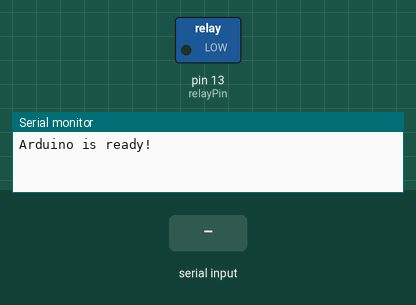
Recording of a sketch running on a simulated Arduino Uno, built with avr-gcc and run on an emulated ATmega328P. Shown: switched loads named in the sketch (green lamp = pin HIGH), the last lines printed to the serial monitor. Inputs (shaded band) come from the test bench.

Above: at 1.2 s.
1.3 s: "1" received over Serial
At 2.1 s:
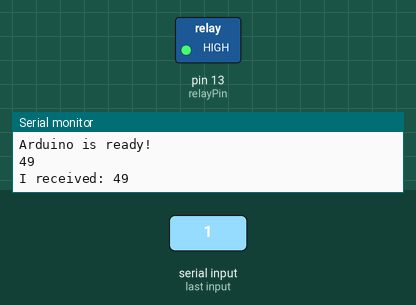
2.8 s: "0" received over Serial
At 3.2 s:
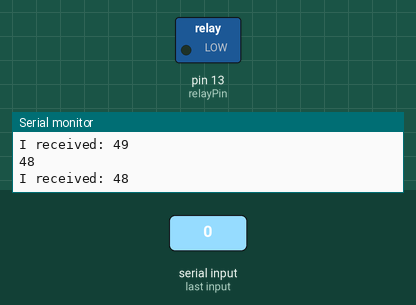
Timing chart, 0 to 5.8 s (numbered marks = the images above; inputs shaded):
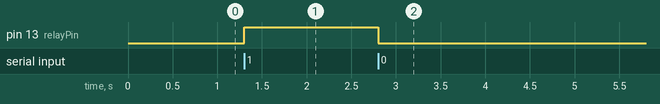

Measured:
- after the input at 1.3 s, pin 13 (relayPin): LOW → HIGH at once
- after the input at 2.8 s, pin 13 (relayPin): HIGH → LOW at once

The sketch:

Coffebot_code.ino
```cpp
/*
Tweet-a-pot Gregg Horton 2011
Please email changes to greggawatt@instructables.com so i
can improve this code!

Enables blinking/relay control over twitter, using python code
Based off of Blink and Serial demo code

*/

int relayPin = 13; // LED connected to digital pin 13
int incomingByte = 0; //declare incoming byte
// The setup() method runs once, when the sketch starts

void setup() {
// initialize the digital pin as an output:
pinMode(relayPin, OUTPUT);
Serial.begin(19200); // set up Serial library at 19200 bps

Serial.println("Arduino is ready!");
}

// the loop() method runs over and over again,
// as long as the Arduino has power

void loop()
{
if (Serial.available() > 0) {
// read the incoming byte:
incomingByte = Serial.read();
Serial.println(incomingByte);
if (incomingByte == 49){
digitalWrite(relayPin, HIGH);
} else {
digitalWrite(relayPin, LOW);
}

// say what you got:
Serial.print("I received: ");
Serial.println(incomingByte, DEC);
}
}
```
